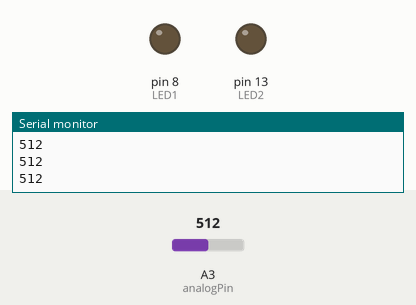
Simulated run of this sketch. Board: Arduino Uno, built with avr-gcc and run on an emulated ATmega328P. Parts: output pins drawn as LEDs (lit = HIGH), the last lines printed to the serial monitor. The test bench sets the inputs (shaded band); at power-on: A3 (analogPin) = 512.

Above: at 1.2 s.
1.3 s: A3 (analogPin) set to 716
At 1.7 s:
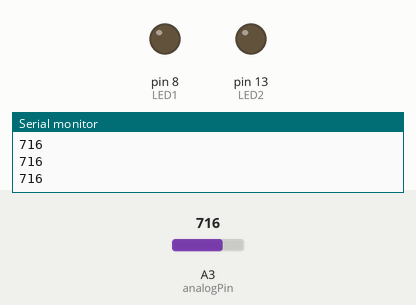
2.9 s: A3 (analogPin) set to 511
At 4.1 s:
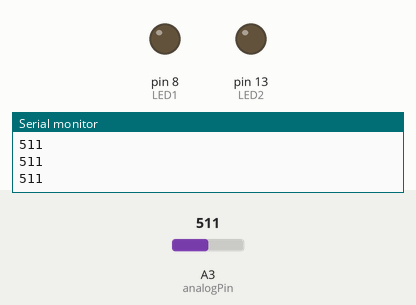
Timing chart, 0 to 5.9 s (numbered marks = the images above; inputs shaded):
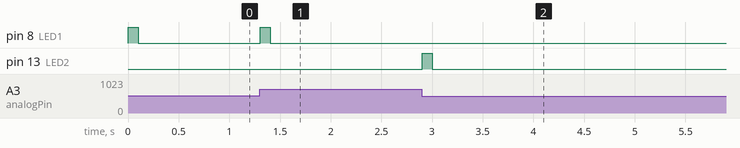

The sketch:

4.ino
```cpp
#define A3 3
#define LED1 8
#define LED2 13
int analogPin=A3;//потенциометр 10 кОм (средний вывод) подключён к аналоговому выводу А3.
//Крайние выводы соединены с землёй и 5В.
int val=0;
//float voltage=0;
void setup() {
  // put your setup code here, to run once:
  pinMode(LED1,OUTPUT);
  pinMode(LED2,OUTPUT);
  Serial.begin(9600);
}
int lastVal=0;
void loop() {
  // put your main code here, to run repeatedly:
  val=analogRead(analogPin);
  if(val<lastVal)
  {
    digitalWrite(LED2,HIGH);
    delay(100);
    digitalWrite(LED2,LOW);
    delay(100);
  }
  if(val>lastVal)
  {
    digitalWrite(LED1,HIGH);
    delay(100);
    digitalWrite(LED1,LOW);
    delay(100);
  }
  Serial.println(val);
  lastVal=val;
}
```

Measured:
- after the input at 1.3 s, pin 8 (LED1): LOW → HIGH at once, → LOW 0.10 s later
- after the input at 2.9 s, pin 13 (LED2): LOW → HIGH at once, → LOW 0.10 s later
